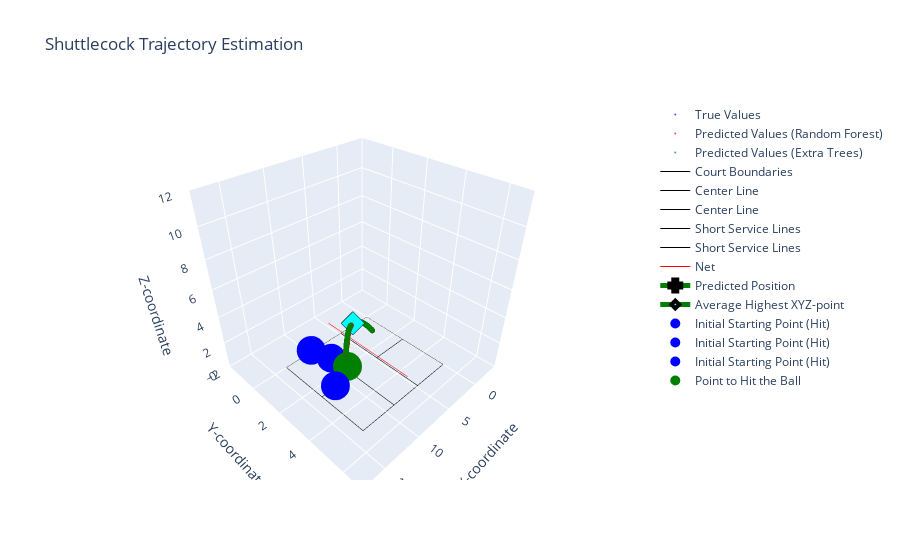

Source (notebook cell):
### Markdown cell above
### ROBOT - Shuttlecock Trajectory Estimation

### Code cell
# import plotly.graph_objects as go
# Define court dimensions
court_length_x = 13.4
court_length_y = 5.18
court_height_skybox = 10
court_height_net = 1.55
court_length_centerline = 4.68

def is_point_within_court(x, y, z, court_length_x, court_length_y, court_height_skybox):
    """
    Check if a point is within the court boundaries.
    
    Args:
        x (float): X-coordinate of the point
        y (float): Y-coordinate of the point
        z (float): Z-coordinate of the point
        court_length_x (float): Length of the court along the X-axis
        court_length_y (float): Length of the court along the Y-axis
        court_height_skybox (float): Height of the court's skybox
    
    Returns:
        bool: True if the point is within the court boundaries, False otherwise
    """
    return 0 <= x <= court_length_x and 0 <= y <= court_length_y and 0 <= z <= court_height_skybox


# Create the 3D scatter plot
fig = go.Figure(data=[
    go.Scatter3d(
        x=y_actual_coords['SHUTTLECOCK POSITIION IN AIR(X) metres'],
        y=y_actual_coords['SHUTTLECOCK POSITIION IN AIR(Y) metres'],
        z=y_actual_coords['SHUTTLECOCK POSITIION IN AIR(Z) metres'],
        mode='markers',
        name='True Values',
        marker=dict(color='blue', size=2),
        opacity=0.7
    ),
    go.Scatter3d(
        x=predicted_trajectory_points_RT[:, 0],
        y=predicted_trajectory_points_RT[:, 1],
        z=predicted_trajectory_points_RT[:, 2],
        mode='markers',
        name='Predicted Values (Random Forest)',
        marker=dict(color='red', size=2),
        opacity=0.7
    ),
    go.Scatter3d(
        x=predicted_trajectory_points_ET[:, 0],
        y=predicted_trajectory_points_ET[:, 1],
        z=predicted_trajectory_points_ET[:, 2],
        mode='markers',
        name='Predicted Values (Extra Trees)',
        marker=dict(color='green', size=2),
        opacity=0.7
    ),
])

# Set plot title and axis labels
fig.update_layout(
    title='Shuttlecock Trajectory Estimation',
    scene=dict(
        xaxis_title='X-coordinate',
        yaxis_title='Y-coordinate',
        zaxis_title='Z-coordinate',
        xaxis=dict(range=[-4, 18]),  # Set the range for X-axis
        yaxis=dict(range=[-2, 7]),   # Set the range for Y-axis
        zaxis=dict(range=[0, 12]),  # Set the range for Z-axis
        aspectmode='manual',         # Set the aspect mode to manual for custom scaling
        aspectratio=dict(x=1, y=1, z=1)  # Set the aspect ratio for equal scaling of axes
    )
)

# Add court lines to the plot
fig.add_trace(go.Scatter3d(
    x=[0, court_length_x, court_length_x, 0, 0],
    y=[0, 0, court_length_y, court_length_y, 0],
    z=[0, 0, 0, 0, 0],
    mode='lines',
    name='Court Boundaries',
    line=dict(color='black', width=1)
))

fig.add_trace(go.Scatter3d(
    x=[0, court_length_centerline, court_length_centerline, 0, 0],
    y=[court_length_y / 2, court_length_y / 2, court_length_y / 2, court_length_y / 2, court_length_y / 2],
    z=[0, 0, 0, 0, 0],
    mode='lines',
    name='Center Line',
    line=dict(color='black', width=1)
))

fig.add_trace(go.Scatter3d(
    x=[court_length_x - court_length_centerline, court_length_x],
    y=[court_length_y / 2, court_length_y / 2],
    z=[0, 0, 0, 0, 0],
    mode='lines',
    name='Center Line',
    line=dict(color='black', width=1)
))

fig.add_trace(go.Scatter3d(
    x=[court_length_centerline + 0.04, court_length_centerline + 0.04],
    y=[0, court_length_y],
    z=[0, 0],
    mode='lines',
    name='Short Service Lines',
    line=dict(color='black', width=1)
))

fig.add_trace(go.Scatter3d(
    x=[court_length_x - court_length_centerline - 0.04, court_length_x - court_length_centerline - 0.04],
    y=[0, court_length_y],
    z=[0, 0],
    mode='lines',
    name='Short Service Lines',
    line=dict(color='black', width=1)
))

fig.add_trace(go.Scatter3d(
    x=[court_length_x / 2, court_length_x / 2],
    y=[0, court_length_y],
    z=[court_height_net, court_height_net],
    mode='lines',
    name='Net',
    line=dict(color='red', width=1)
))

# Initialize variables
all_within_court_RT = True
all_within_court_ET = True
highest_xyz_points_RT = []
highest_xyz_points_ET = []
highest_z_index_RT = np.argmax(predicted_trajectory_points_RT[:, 2])
highest_z_index_ET = np.argmax(predicted_trajectory_points_ET[:, 2])

# Check if all predicted values for the RT group are within the court
for point in predicted_trajectory_points_RT:
    x, y, z = point
    if not is_point_within_court(x, y, z, court_length_x, court_length_y, court_height_skybox):
        all_within_court_RT = False
        break

# Check if all predicted values for the ET group are within the court
for point in predicted_trajectory_points_ET:
    x, y, z = point
    if not is_point_within_court(x, y, z, court_length_x, court_length_y, court_height_skybox):
        all_within_court_ET = False
        break

# Retrieve final XYZ for RT group if all predictions are within the court
if all_within_court_RT:
    highest_xyz_points_RT = predicted_trajectory_points_RT[-1]
    highest_xyz_point_RT = predicted_trajectory_points_RT[highest_z_index_RT]

# Retrieve final XYZ for ET group if all predictions are within the court
if all_within_court_ET:
    highest_xyz_points_ET = predicted_trajectory_points_ET[-1]
    highest_xyz_point_ET = predicted_trajectory_points_ET[highest_z_index_ET]

# Average out the predicted XYZ points
average_xyz = np.mean([highest_xyz_points_RT, highest_xyz_points_ET], axis=0)
# Average out the highest XYZ points
average_highest_xyz = np.mean([highest_xyz_point_RT, highest_xyz_point_ET], axis=0)

# Print the count
print("Is predicted Regression Tree (RT) within court: ", all_within_court_RT)
print("Is predicted Extra Tree (ET) within court: ", all_within_court_ET)
# Print the average XYZ values
print("Average XYZ of Estimated Shuttlecock Position:", average_xyz)

# Add the average predicted X, Y, and Z points to the graph
fig.add_trace(go.Scatter3d(
    x=[average_xyz[0]],
    y=[average_xyz[1]],
    z=[average_xyz[2]],
    mode='lines+markers',
    name='Predicted Position',
    line=dict(color="green", width=5),
    marker=dict(symbol="cross", size=10, color="cyan", line=dict(color="black", width=4)),
    opacity=1
))

# Add the average highest X, Y, and Z points to the graph
fig.add_trace(go.Scatter3d(
    x=[average_highest_xyz[0]],
    y=[average_highest_xyz[1]],
    z=[average_highest_xyz[2]],
    mode='lines+markers',
    name='Average Highest XYZ-point',
    line=dict(color="green", width=5),
    marker=dict(symbol="diamond", size=6, color="cyan", line=dict(color="black", width=4)),
    opacity=1
))

# Calculate the height of the badminton racket from the ground
badminton_height = (120 / 100) - (0.17/2)  # -> 0.17/2 assuming we want to hit it somewhere in the middle of the top quarter

# Calculate the length and width of the robot
robot_length = 20.4 / 100  # Convert length from cm to meters
robot_width = 23 / 100  # Convert width from cm to meters

# Define the range for the initial starting position
x_range = [0, 4.72]
y_range = [0, 5.18]

# Define number of random positions to test
no_of_random_pos = 3

for i in range(no_of_random_pos):
    # Generate random initial starting position within the specified range
    random_initial_x = random.uniform(x_range[0], x_range[1])
    random_initial_y = random.uniform(y_range[0], y_range[1])

    # Calculate the position where the dummy robot should move to
    robot_x = court_length_x - average_xyz[0] - robot_length - random_initial_x
    robot_y = court_length_y - average_xyz[1] - robot_width - random_initial_y

    # Calculate the distance traveled by the robot
    robot_distance = np.sqrt(robot_x ** 2 + robot_y ** 2)
    # Calculate the time required for the robot to move to the position
    robot_movement_time = robot_distance / 3
    print("Distance: {:.2f} meters in {:.2f} seconds".format(robot_distance, robot_movement_time))

    # Calculate the adjusted z-coordinate for hitting the shuttlecock
    robot_z = average_highest_xyz[2] - badminton_height

    # Check if the average highest XYZ-point is within the court and the robot can reach the position before the ball drops
    if (
        average_xyz[0] >= 0
        and average_xyz[0] <= court_length_x
        and average_xyz[1] >= 0
        and average_xyz[1] <= court_length_y
        and average_highest_xyz[2] >= 0
        and average_highest_xyz[2] <= court_height_skybox
        and robot_movement_time <= 1.5
        and robot_z >= 0
    ):
        # Add the initial starting point of the dummy robot to the graph
        fig.add_trace(
            go.Scatter3d(
                x=[court_length_x - random_initial_x],
                y=[court_length_y - random_initial_y],
                z=[badminton_height],
                mode="markers",
                name="Initial Starting Point (Hit)",
                marker=dict(color="blue", size=10),
                opacity=1,
            )
        )

        # Calculate the (x, y) difference
        x_difference = robot_x
        y_difference = robot_y

        print(f"X difference: {x_difference}")
        print(f"Y difference: {y_difference}")
        print(f"Time required: {robot_movement_time} seconds")
        print("Able to reach and hit on time")
    else:
        # Add the initial starting point of the dummy robot to the graph
        fig.add_trace(
            go.Scatter3d(
                x=[court_length_x - random_initial_x],
                y=[court_length_y - random_initial_y],
                z=[badminton_height],
                mode="markers",
                name="Initial Starting Point (Miss)",
                marker=dict(color="red", size=10),
                opacity=0.3,
            )
        )

        if robot_movement_time > 1.5:
            print(f"X difference: {x_difference}")
            print(f"Y difference: {y_difference}")
            print(f"Time required: {robot_movement_time} seconds")
            print("Cannot reach on time")
        else:
            print("Cannot hit")

# Add the point where the dummy robot can hit the ball to the graph
fig.add_trace(
    go.Scatter3d(
        x=[court_length_x - random_initial_x - robot_x],
        y=[court_length_y - random_initial_y - robot_y],
        z=[badminton_height],
        mode="markers",
        name="Point to Hit the Ball",
        marker=dict(color="green", size=10),
        opacity=1,
    )
)

# Show the 3D plot
fig.show()

# Save the plot as an HTML file
offline.plot(fig, filename='interactive_models/robot_pred_normal_reg.html')

### Figure 1 — Plotly figure (JSON) as saved in the notebook; plotly's stock layout.template omitted (floating-point values rounded to 4 significant figures)
{"data": [{"marker": {"color": "blue", "size": 2}, "mode": "markers", "name": "True Values", "opacity": 0.7, "type": "scatter3d", "x": [4.076, 4.154, 4.226, 4.304, 4.378, 4.451, 4.524, 4.595, 4.667, 4.739, 4.811, 4.88, 4.951, 5.021, 5.09, 5.158, 5.225, 5.295, 5.36, 5.426, 5.491, 5.557, 5.625, 5.685, 5.75, 5.815, 5.876, 5.938, 6.0, 6.061, 6.123, 6.181, 6.24, 6.3, 6.357, 6.415, 6.473, 6.529, 6.586, 6.642, 6.695, 6.753, 6.804, 6.859, 6.912, 6.963, 7.018, 7.07, 7.119, 7.17, 7.22, 7.268, 7.317, 7.366, 7.415, 7.461, 7.51, 7.557, 7.6, 7.645, 7.69, 7.736, 7.779, 7.821, 7.863, 7.905, 7.947, 7.987, 8.029, 8.067, 8.109, 8.146, 8.185, 8.224, 8.261, 8.296, 8.334, 8.368, 8.402, 8.436, 8.472, 8.507, 8.54, 8.574, 8.602, 8.635, 8.667, 8.693, 8.727, 8.755, 8.784, 8.811, 8.84, 8.867, 8.894, 8.921, 8.945, 8.972, 8.995, 9.021, 9.042, 9.065, 9.089, 9.11, 9.132, 9.155, 9.172, 9.193, 9.213, 9.23, 9.248, 9.268, 9.283, 9.301, 9.317, 9.333, 9.347, 9.362, 9.378, 9.39, 9.402, 9.414], "y": [2.005, 2.011, 2.016, 2.021, 2.026, 2.032, 2.037, 2.042, 2.047, 2.052, 2.057, 2.062, 2.066, 2.071, 2.076, 2.081, 2.086, 2.091, 2.095, 2.1, 2.104, 2.109, 2.114, 2.118, 2.122, 2.127, 2.131, 2.136, 2.14, 2.144, 2.148, 2.152, 2.157, 2.161, 2.165, 2.169, 2.173, 2.177, 2.181, 2.185, 2.188, 2.193, 2.196, 2.2, 2.204, 2.207, 2.211, 2.215, 2.218, 2.222, 2.225, 2.229, 2.232, 2.235, 2.239, 2.242, 2.245, 2.249, 2.252, 2.255, 2.258, 2.261, 2.264, 2.267, 2.27, 2.273, 2.276, 2.279, 2.282, 2.284, 2.287, 2.29, 2.293, 2.295, 2.298, 2.3, 2.303, 2.305, 2.308, 2.31, 2.313, 2.315, 2.317, 2.32, 2.322, 2.324, 2.326, 2.328, 2.331, 2.333, 2.335, 2.336, 2.338, 2.34, 2.342, 2.344, 2.346, 2.348, 2.349, 2.351, 2.353, 2.354, 2.356, 2.357, 2.359, 2.36, 2.362, 2.363, 2.365, 2.366, 2.367, 2.368, 2.369, 2.371, 2.372, 2.373, 2.374, 2.375, 2.376, 2.377, 2.378, 2.379], "z": [1.662, 1.726, 1.787, 1.845, 1.905, 1.962, 2.016, 2.072, 2.128, 2.179, 2.234, 2.284, 2.332, 2.383, 2.43, 2.476, 2.521, 2.565, 2.61, 2.653, 2.694, 2.737, 2.776, 2.818, 2.856, 2.895, 2.932, 2.967, 3.005, 3.038, 3.07, 3.105, 3.136, 3.169, 3.201, 3.231, 3.26, 3.288, 3.315, 3.342, 3.368, 3.392, 3.416, 3.441, 3.465, 3.483, 3.506, 3.526, 3.545, 3.564, 3.581, 3.596, 3.611, 3.625, 3.64, 3.652, 3.662, 3.673, 3.681, 3.689, 3.693, 3.7, 3.704, 3.707, 3.708, 3.708, 3.706, 3.705, 3.698, 3.695, 3.687, 3.679, 3.669, 3.657, 3.642, 3.627, 3.611, 3.593, 3.572, 3.55, 3.525, 3.496, 3.467, 3.438, 3.407, 3.372, 3.333, 3.294, 3.251, 3.209, 3.161, 3.112, 3.06, 3.003, 2.948, 2.885, 2.824, 2.758, 2.688, 2.617, 2.542, 2.463, 2.381, 2.295, 2.208, 2.115, 2.019, 1.921, 1.819, 1.71, 1.599, 1.485, 1.367, 1.243, 1.116, 0.9836, 0.8484, 0.709, 0.5639, 0.4136, 0.2597, 0.102]}, {"marker": {"color": "red", "size": 2}, "mode": "markers", "name": "Predicted Values (Random Forest)", "opacity": 0.7, "type": "scatter3d", "x": [4.077, 4.152, 4.227, 4.303, 4.377, 4.45, 4.524, 4.596, 4.669, 4.74, 4.812, 4.882, 4.952, 5.024, 5.094, 5.161, 5.226, 5.293, 5.362, 5.426, 5.492, 5.56, 5.627, 5.68, 5.753, 5.806, 5.876, 5.935, 6.002, 6.066, 6.156, 6.194, 6.23, 6.276, 6.385, 6.432, 6.463, 6.508, 6.592, 6.668, 6.698, 6.741, 6.791, 6.883, 6.939, 6.953, 6.98, 7.06, 7.138, 7.186, 7.21, 7.246, 7.325, 7.393, 7.427, 7.453, 7.501, 7.559, 7.624, 7.662, 7.692, 7.718, 7.769, 7.815, 7.88, 7.914, 7.935, 7.966, 8.021, 8.064, 8.115, 8.142, 8.181, 8.21, 8.243, 8.29, 8.342, 8.384, 8.41, 8.433, 8.456, 8.486, 8.524, 8.577, 8.607, 8.639, 8.66, 8.688, 8.71, 8.76, 8.784, 8.807, 8.834, 8.86, 8.892, 8.921, 8.943, 8.967, 8.992, 9.021, 9.043, 9.061, 9.085, 9.111, 9.133, 9.153, 9.171, 9.19, 9.213, 9.228, 9.244, 9.265, 9.282, 9.301, 9.315, 9.332, 9.347, 9.361, 9.376, 9.389, 9.402, 9.412], "y": [2.005, 2.011, 2.016, 2.021, 2.026, 2.03, 2.034, 2.043, 2.048, 2.053, 2.057, 2.06, 2.068, 2.068, 2.072, 2.078, 2.079, 2.085, 2.094, 2.097, 2.102, 2.102, 2.11, 2.114, 2.12, 2.127, 2.131, 2.14, 2.151, 2.151, 2.157, 2.155, 2.159, 2.161, 2.163, 2.171, 2.177, 2.182, 2.187, 2.191, 2.191, 2.193, 2.207, 2.215, 2.222, 2.223, 2.22, 2.22, 2.227, 2.234, 2.234, 2.235, 2.242, 2.239, 2.247, 2.249, 2.253, 2.261, 2.271, 2.277, 2.281, 2.283, 2.283, 2.29, 2.299, 2.298, 2.299, 2.3, 2.307, 2.304, 2.303, 2.303, 2.307, 2.311, 2.311, 2.316, 2.314, 2.317, 2.312, 2.311, 2.31, 2.316, 2.321, 2.329, 2.334, 2.337, 2.338, 2.337, 2.343, 2.347, 2.35, 2.353, 2.355, 2.353, 2.346, 2.344, 2.346, 2.354, 2.363, 2.374, 2.376, 2.38, 2.38, 2.373, 2.365, 2.357, 2.36, 2.362, 2.358, 2.359, 2.359, 2.368, 2.367, 2.368, 2.366, 2.365, 2.375, 2.374, 2.367, 2.373, 2.385, 2.372], "z": [1.663, 1.726, 1.787, 1.846, 1.905, 1.962, 2.018, 2.074, 2.128, 2.181, 2.233, 2.284, 2.333, 2.384, 2.432, 2.477, 2.522, 2.566, 2.612, 2.653, 2.695, 2.739, 2.78, 2.813, 2.857, 2.889, 2.932, 2.966, 3.005, 3.041, 3.091, 3.112, 3.131, 3.156, 3.214, 3.238, 3.254, 3.277, 3.317, 3.354, 3.368, 3.387, 3.409, 3.45, 3.473, 3.479, 3.49, 3.521, 3.55, 3.567, 3.575, 3.587, 3.611, 3.631, 3.64, 3.647, 3.657, 3.669, 3.681, 3.688, 3.692, 3.695, 3.699, 3.702, 3.704, 3.704, 3.703, 3.702, 3.696, 3.691, 3.682, 3.677, 3.666, 3.657, 3.645, 3.625, 3.601, 3.579, 3.562, 3.548, 3.531, 3.507, 3.476, 3.427, 3.396, 3.361, 3.336, 3.299, 3.268, 3.195, 3.157, 3.116, 3.067, 3.015, 2.945, 2.88, 2.828, 2.766, 2.694, 2.609, 2.537, 2.475, 2.387, 2.287, 2.199, 2.114, 2.027, 1.931, 1.806, 1.725, 1.623, 1.496, 1.376, 1.244, 1.131, 0.9836, 0.8491, 0.7192, 0.5726, 0.422, 0.2534, 0.1351]}, {"marker": {"color": "green", "size": 2}, "mode": "markers", "name": "Predicted Values (Extra Trees)", "opacity": 0.7, "type": "scatter3d", "x": [4.076, 4.154, 4.226, 4.304, 4.378, 4.451, 4.524, 4.595, 4.667, 4.739, 4.811, 4.88, 4.951, 5.021, 5.09, 5.158, 5.225, 5.295, 5.36, 5.426, 5.491, 5.557, 5.625, 5.685, 5.75, 5.815, 5.876, 5.938, 6.0, 6.061, 6.123, 6.181, 6.24, 6.3, 6.357, 6.415, 6.473, 6.529, 6.586, 6.642, 6.695, 6.753, 6.804, 6.859, 6.912, 6.963, 7.018, 7.07, 7.119, 7.17, 7.22, 7.268, 7.317, 7.366, 7.415, 7.461, 7.51, 7.557, 7.6, 7.645, 7.69, 7.736, 7.779, 7.821, 7.863, 7.905, 7.947, 7.987, 8.029, 8.067, 8.109, 8.146, 8.185, 8.224, 8.261, 8.296, 8.334, 8.368, 8.402, 8.436, 8.472, 8.507, 8.54, 8.574, 8.602, 8.635, 8.667, 8.693, 8.727, 8.755, 8.784, 8.811, 8.84, 8.867, 8.894, 8.921, 8.945, 8.972, 8.995, 9.021, 9.042, 9.065, 9.089, 9.11, 9.132, 9.155, 9.172, 9.193, 9.213, 9.23, 9.248, 9.268, 9.283, 9.301, 9.317, 9.333, 9.347, 9.362, 9.378, 9.39, 9.402, 9.414], "y": [2.005, 2.011, 2.016, 2.021, 2.026, 2.032, 2.037, 2.042, 2.047, 2.052, 2.057, 2.062, 2.066, 2.071, 2.076, 2.081, 2.086, 2.091, 2.095, 2.1, 2.104, 2.109, 2.114, 2.118, 2.122, 2.127, 2.131, 2.136, 2.14, 2.144, 2.148, 2.152, 2.157, 2.161, 2.165, 2.169, 2.173, 2.177, 2.181, 2.185, 2.188, 2.193, 2.196, 2.2, 2.204, 2.207, 2.211, 2.215, 2.218, 2.222, 2.225, 2.229, 2.232, 2.235, 2.239, 2.242, 2.245, 2.249, 2.252, 2.255, 2.258, 2.261, 2.264, 2.267, 2.27, 2.273, 2.276, 2.279, 2.282, 2.284, 2.287, 2.29, 2.293, 2.295, 2.298, 2.3, 2.303, 2.305, 2.308, 2.31, 2.313, 2.315, 2.317, 2.32, 2.322, 2.324, 2.326, 2.328, 2.331, 2.333, 2.335, 2.336, 2.338, 2.34, 2.342, 2.344, 2.346, 2.348, 2.349, 2.351, 2.353, 2.354, 2.356, 2.357, 2.359, 2.36, 2.362, 2.363, 2.365, 2.366, 2.367, 2.368, 2.369, 2.371, 2.372, 2.373, 2.374, 2.375, 2.376, 2.377, 2.378, 2.379], "z": [1.662, 1.726, 1.787, 1.845, 1.905, 1.962, 2.016, 2.072, 2.128, 2.179, 2.234, 2.284, 2.332, 2.383, 2.43, 2.476, 2.521, 2.565, 2.61, 2.653, 2.694, 2.737, 2.776, 2.818, 2.856, 2.895, 2.932, 2.967, 3.005, 3.038, 3.07, 3.105, 3.136, 3.169, 3.201, 3.231, 3.26, 3.288, 3.315, 3.342, 3.368, 3.392, 3.416, 3.441, 3.465, 3.483, 3.506, 3.526, 3.545, 3.564, 3.581, 3.596, 3.611, 3.625, 3.64, 3.652, 3.662, 3.673, 3.681, 3.689, 3.693, 3.7, 3.704, 3.707, 3.708, 3.708, 3.706, 3.705, 3.698, 3.695, 3.687, 3.679, 3.669, 3.657, 3.642, 3.627, 3.611, 3.593, 3.572, 3.55, 3.525, 3.496, 3.467, 3.438, 3.407, 3.372, 3.333, 3.294, 3.251, 3.209, 3.161, 3.112, 3.06, 3.003, 2.948, 2.885, 2.824, 2.758, 2.688, 2.617, 2.542, 2.463, 2.381, 2.295, 2.208, 2.115, 2.019, 1.921, 1.819, 1.71, 1.599, 1.485, 1.367, 1.243, 1.116, 0.9836, 0.8484, 0.709, 0.5639, 0.4136, 0.2597, 0.102]}, {"line": {"color": "black", "width": 1}, "mode": "lines", "name": "Court Boundaries", "type": "scatter3d", "x": [0, 13.4, 13.4, 0, 0], "y": [0, 0, 5.18, 5.18, 0], "z": [0, 0, 0, 0, 0]}, {"line": {"color": "black", "width": 1}, "mode": "lines", "name": "Center Line", "type": "scatter3d", "x": [0, 4.68, 4.68, 0, 0], "y": [2.59, 2.59, 2.59, 2.59, 2.59], "z": [0, 0, 0, 0, 0]}, {"line": {"color": "black", "width": 1}, "mode": "lines", "name": "Center Line", "type": "scatter3d", "x": [8.72, 13.4], "y": [2.59, 2.59], "z": [0, 0, 0, 0, 0]}, {"line": {"color": "black", "width": 1}, "mode": "lines", "name": "Short Service Lines", "type": "scatter3d", "x": [4.72, 4.72], "y": [0, 5.18], "z": [0, 0]}, {"line": {"color": "black", "width": 1}, "mode": "lines", "name": "Short Service Lines", "type": "scatter3d", "x": [8.68, 8.68], "y": [0, 5.18], "z": [0, 0]}, {"line": {"color": "red", "width": 1}, "mode": "lines", "name": "Net", "type": "scatter3d", "x": [6.7, 6.7], "y": [0, 5.18], "z": [1.55, 1.55]}, {"line": {"color": "green", "width": 5}, "marker": {"color": "cyan", "line": {"color": "black", "width": 4}, "size": 10, "symbol": "cross"}, "mode": "lines+markers", "name": "Predicted Position", "opacity": 1, "type": "scatter3d", "x": [9.413], "y": [2.375], "z": [0.1186]}, {"line": {"color": "green", "width": 5}, "marker": {"color": "cyan", "line": {"color": "black", "width": 4}, "size": 6, "symbol": "diamond"}, "mode": "lines+markers", "name": "Average Highest XYZ-point", "opacity": 1, "type": "scatter3d", "x": [7.91], "y": [2.285], "z": [3.706]}, {"marker": {"color": "blue", "size": 10}, "mode": "markers", "name": "Initial Starting Point (Hit)", "opacity": 1, "type": "scatter3d", "x": [10.02], "y": [1.678], "z": [1.115]}, {"marker": {"color": "blue", "size": 10}, "mode": "markers", "name": "Initial Starting Point (Hit)", "opacity": 1, "type": "scatter3d", "x": [10.8], "y": [0.607], "z": [1.115]}, {"marker": {"color": "blue", "size": 10}, "mode": "markers", "name": "Initial Starting Point (Hit)", "opacity": 1, "type": "scatter3d", "x": [12.52], "y": [3.093], "z": [1.115]}, {"marker": {"color": "green", "size": 10}, "mode": "markers", "name": "Point to Hit the Ball", "opacity": 1, "type": "scatter3d", "x": [9.617], "y": [2.605], "z": [1.115]}], "layout": {"scene": {"aspectmode": "manual", "aspectratio": {"x": 1, "y": 1, "z": 1}, "xaxis": {"range": [-4, 18], "title": {"text": "X-coordinate"}}, "yaxis": {"range": [-2, 7], "title": {"text": "Y-coordinate"}}, "zaxis": {"range": [0, 12], "title": {"text": "Z-coordinate"}}}, "title": {"text": "Shuttlecock Trajectory Estimation"}}}
